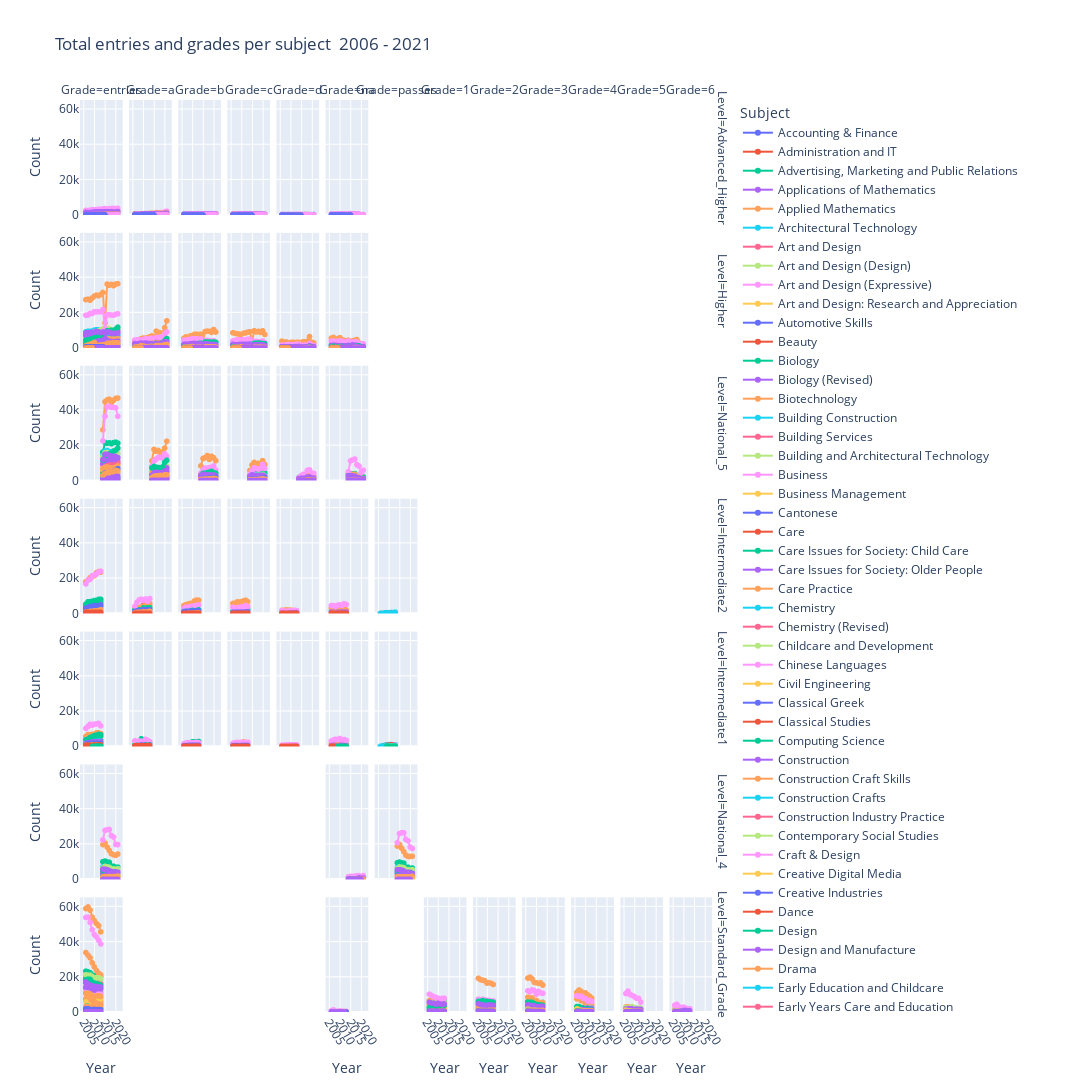

The code cell stored with this chart in its notebook:
### Code cell
# Plot graph


levels = ['Advanced_Higher', 'Higher', 'National_5', 'Intermediate2', 'Intermediate1']

fig = px.line(dft, x = "year", y = ["count"], 
                color = "subject",
                facet_col = 'grade',
                facet_row = 'level',
                facet_row_spacing = 0.02, 
                facet_col_spacing = 0.01, 
                width = 2000,
                height = 1500,
                category_orders = {'subject' : subjects, 
                                       'year' : years,
                                          'level' : levels},
                labels = {"value": "Count",
                             "subject": "Subject",
                                  "level": "Level",
                                     "grade": "Grade",
                                         "year": "Year"},
                title = 'Total entries and grades per subject  2006 - 2021'
                )

fig.update_yaxes(rangemode = "tozero")

fig.update_xaxes(tickangle = 60)

# fig.layout.yaxis.matches = 'y'
# fig.layout.yaxis2.matches = 'y'
# fig.layout.yaxis3.matches = 'y'
# fig.layout.yaxis4.matches = 'y'
# fig.layout.yaxis5.matches = 'y'
# fig.layout.yaxis6.matches = 'y'

# fig.layout.yaxis7.matches = 'y7'
# fig.layout.yaxis8.matches = 'y7'
# fig.layout.yaxis9.matches = 'y7'
# fig.layout.yaxis10.matches = 'y7'
# fig.layout.yaxis11.matches = 'y7'
# fig.layout.yaxis12.matches = 'y7'

# fig.layout.yaxis13.matches = 'y13'
# fig.layout.yaxis14.matches = 'y13'
# fig.layout.yaxis15.matches = 'y13'
# fig.layout.yaxis16.matches = 'y13'
# fig.layout.yaxis17.matches = 'y13'
# fig.layout.yaxis18.matches = 'y13'

# fig.layout.yaxis19.matches = 'y19'
# fig.layout.yaxis20.matches = 'y19'
# fig.layout.yaxis21.matches = 'y19'
# fig.layout.yaxis22.matches = 'y19'
# fig.layout.yaxis23.matches = 'y19'
# fig.layout.yaxis24.matches = 'y19'

# fig.layout.yaxis25.matches = 'y25'
# fig.layout.yaxis26.matches = 'y25'
# fig.layout.yaxis27.matches = 'y25'
# fig.layout.yaxis28.matches = 'y25'
# fig.layout.yaxis29.matches = 'y25'
# fig.layout.yaxis30.matches = 'y25'

# fig.layout.yaxis31.matches = 'y31'
# fig.layout.yaxis32.matches = 'y31'
# fig.layout.yaxis33.matches = 'y31'
# fig.layout.yaxis34.matches = 'y31'
# fig.layout.yaxis35.matches = 'y31'
# fig.layout.yaxis36.matches = 'y31'

# fig.layout.yaxis37.matches = 'y37'
# fig.layout.yaxis38.matches = 'y37'
# fig.layout.yaxis39.matches = 'y37'


fig.update_traces(mode = "markers+lines")

filename = 'Total_students_details'

fig.write_html('./graphs/' + filename + '.html')

fig.show()
